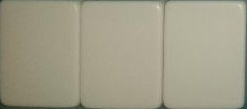
#> input picture test/test_data/melds_001/segment_2.jpg, 247 x 109 px, found by its file name
$ python segment.py
#> lines starting #> are read from the running program, lines starting #| are printed output that depends on the picture; after the words box and inside, x2 and y2 are one past the last pixel; in counts of white or black regions, pixels touching at a corner belong together
import numpy as np
import cv2
import matplotlib.pyplot as plt

def tile_count(image):
    return 1

def onedcluster(array,tol):
    """
    returns an array of clusters (as list of lists). Two elements in the input
    array belong to the same monodimensional cluster if their difference is less
    than the tolerance tol
    """
    clusters = [[]]
    j = 0
    for i in range(len(array)-1):
        if abs(array[i+1] - array[i]) <= tol:
            clusters[j].append(array[i])
        else:
            clusters.append([])
            j+=1
    return clusters

def produce_segments(image):
    test_hsv = cv2.cvtColor(image, cv2.COLOR_BGR2HSV)
    test_value_img = test_hsv[:,:,2] #working on the value channel, as always
    #we're doing the same exact thresholding and closure thingy we did in detection
    rows,cols = test_value_img.shape
    amount = int(.33*rows)
    #the window must be odd
    gaussian_window = amount if amount%2 != 0 else amount+1
    val_mask = cv2.adaptiveThreshold(test_value_img,255,cv2.ADAPTIVE_THRESH_GAUSSIAN_C,\
            cv2.THRESH_BINARY_INV,gaussian_window,0)
    #we use an asymmetrical kernel which closes more in the vertical direction
    kernel = np.ones((1,3),np.uint8) #the kernel size has to be adapted if we use smaller samples
    closed_enough = cv2.morphologyEx(val_mask, cv2.MORPH_CLOSE, kernel)
    rows,cols = np.shape(closed_enough)
    #we count how many non-zero (aka black in the value space) pixels there are in each column
    coldensity = np.array([np.count_nonzero(closed_enough[:,i]) for i in range(cols)])
    """
    we need a way to detect 'valleys' in our coldensity plot: this is made by
    choosing a discriminant value beneath of which lay all the intermediate zones
    of our tiles. This produces an array of indexes that are divided into clusters.
    """
    #note to self: the discriminant should be proportional to the variance along
    #coldensity (std squared)
    std = np.std(coldensity)
    discriminant = std*std/27 #black magic going on here
    indexes = np.where(coldensity < discriminant)[0]
    clusters = onedcluster(indexes,int(.15*cols))
    #for each non-empty cluster found the median element is our candidate tile separator
    divs = map(int,[np.median(group) for group in clusters if group != [] ])

    #incude origin
    divs.insert(0,0)
    #include end
    divs.append(cols-1)
    return divs

def grow(array,tolerance):
    if len(array) < 2:
        return array
    i = 0
    #for each division, if the segmentation is too narrow, aggregate it with the
    #previous one
    while (i < len(array)-2): #don't check the last couple for reasons explained later
        if abs(array[i+1]-array[i]) <= tolerance:
            del array[i+1]
        else:
            i+=1
    #I couldn't think of a way to include this into a loop, because the last segment
    #has to be merged on the left rather than on the right
    if abs(array[-1]-array[-2]) <= tolerance:
        del array[-2]
    return array

if __name__ == '__main__': #experiments I'm doing to come up with something
    test_data_path = 'test/test_data/'
    test_image = cv2.imread(test_data_path+'melds_001/segment_2.jpg')
#> test_image is the input picture: shape (109, 247, 3); mean B, G, R 137.1, 157.6, 161.4
    rows,cols,channels = test_image.shape
#> rows = 109; cols = 247; channels = 3
    divs = produce_segments(test_image)
#> in produce_segments, `test_hsv = cv2.cvtColor(image, cv2.COLOR_BGR2HSV)`: test_hsv: shape (109, 247, 3); mean H, S, V 26, 39.7, 161.8
#> in produce_segments, `test_value_img = test_hsv[:,:,2]`:
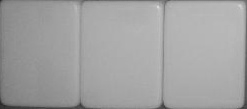
#> test_value_img: shape (109, 247); min 41, max 216, mean 161.8
#> in produce_segments, `val_mask = cv2.adaptiveThreshold(test_value_img,255,cv2.ADAPTIVE_THRES..`:
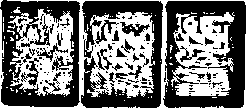
#> val_mask: shape (109, 247); 45.6% white; 75 white regions (71 under 20 px), largest, box (x1, y1, x2, y2) and area: (0, 0, 247, 109) 5667, (171, 12, 234, 96) 3280, (8, 9, 74, 96) 3064, (13, 7, 21, 13) 26
#> in produce_segments, `closed_enough = cv2.morphologyEx(val_mask, cv2.MORPH_CLOSE, kernel)`:
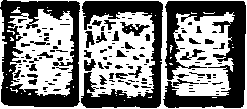
#> closed_enough: shape (109, 247); 50.1% white; 136 black regions (95 under 20 px), largest, box (x1, y1, x2, y2) and area: (163, 1, 246, 108) 4281, (0, 0, 80, 107) 3719, (81, 1, 163, 108) 3061
#> in produce_segments, `coldensity = np.array([np.count_nonzero(closed_enough[:,i]) for i in r..`: coldensity = 247 values, max 109 at index 80, min 2 at index 156, mean 54.56
#> in produce_segments, `std = np.std(coldensity)`: std = 25.51
#> in produce_segments, `discriminant = std*std/27`: discriminant = 24.1
#> in produce_segments, `indexes = np.where(coldensity < discriminant)[0]`: indexes = 46 values from 4 to 244
#> the loop in onedcluster, `for i in range(len(array)-1):` made 45 passes
#> after the loop in onedcluster, `for i in range(len(array)-1):`: clusters = [[4, 5, 6, 7, 8, 9, 10, 11], [73, 74, 75, 76, 77, 78, 86], [154, 155, 156, 157, 158, 159, 160, 167, 168, 169, 170, 171, 172, 173], [231, 232, 233, 234, 235, 236, 237, 238, 239, 240, 241, 242, 243]]; j = 3
#> (the run stopped early here; a loop or call above may not have finished)

$ run again, with test/test_data/melds_001/segment_3.jpg copied over test/test_data/melds_001/segment_2.jpg
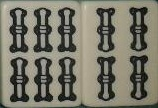
#> input picture test/test_data/melds_001/segment_3.jpg, 158 x 108 px, found by its file name
#> test_image is the input picture: shape (108, 158, 3); mean B, G, R 105.5, 119.1, 120.7
#> test_hsv: shape (108, 158, 3); mean H, S, V 29.9, 38.2, 121.6
#> in produce_segments, `val_mask = cv2.adaptiveThreshold(test_value_img,255,cv2.ADAPTIVE_THRES..`:
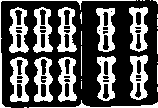
#> val_mask: shape (108, 158); 33.1% white; 30 white regions (16 under 20 px), largest, box (x1, y1, x2, y2) and area: (9, 7, 29, 53) 501, (130, 55, 148, 100) 500, (10, 57, 29, 102) 500
#> in produce_segments, `closed_enough = cv2.morphologyEx(val_mask, cv2.MORPH_CLOSE, kernel)`:
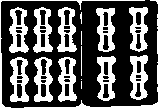
#> closed_enough: shape (108, 158); 33.3% white; 25 white regions (11 under 20 px), largest, box (x1, y1, x2, y2) and area: (130, 55, 148, 100) 505, (9, 7, 29, 53) 503, (58, 57, 77, 102) 501
#> coldensity = 158 values, max 108 at index 0, min 2 at index 5, mean 35.99
#> std = 32.67
#> discriminant = 39.52
#> indexes = 93 values from 2 to 156
#> the loop in onedcluster, `for i in range(len(array)-1):` made 92 passes
#> after the loop in onedcluster, `for i in range(len(array)-1):`: clusters = 1 item; j = 0
#> in produce_segments, `clusters = onedcluster(indexes,int(.15*cols))`: clusters = 1 item

$ run again, with test/test_data/melds_001/segment_4.jpg copied over test/test_data/melds_001/segment_2.jpg
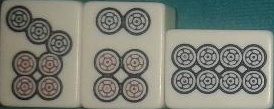
#> input picture test/test_data/melds_001/segment_4.jpg, 274 x 109 px, found by its file name
#> test_image is the input picture: shape (109, 274, 3); mean B, G, R 118.4, 128.2, 124.9
#> test_hsv: shape (109, 274, 3); mean H, S, V 37.3, 38.4, 130.8
#> in produce_segments, `val_mask = cv2.adaptiveThreshold(test_value_img,255,cv2.ADAPTIVE_THRES..`:
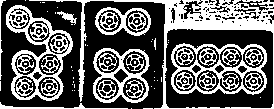
#> val_mask: shape (109, 274); 37.1% white; 80 white regions (61 under 20 px), largest, box (x1, y1, x2, y2) and area: (29, 0, 274, 109) 3588, (6, 5, 73, 101) 2359, (171, 43, 267, 95) 1604
#> in produce_segments, `closed_enough = cv2.morphologyEx(val_mask, cv2.MORPH_CLOSE, kernel)`:
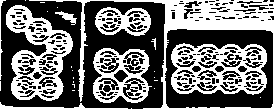
#> closed_enough: shape (109, 274); 42.1% white; 27 white regions (18 under 20 px), largest, box (x1, y1, x2, y2) and area: (29, 0, 274, 109) 3862, (6, 5, 73, 101) 2864, (171, 43, 267, 95) 2826
#> coldensity = 274 values, max 103 at index 165, min 2 at index 90, mean 45.89
#> std = 18.89
#> discriminant = 13.22
#> indexes = 25 values from 2 to 161
#> the loop in onedcluster, `for i in range(len(array)-1):` made 24 passes
#> j on passes 4, 15: 1, 2
#> after the loop in onedcluster, `for i in range(len(array)-1):`: clusters = [[2, 3, 4], [75, 76, 77, 78, 86, 87, 88, 89, 90, 91], [150, 151, 152, 153, 156, 157, 158, 159, 160]]; j = 2
